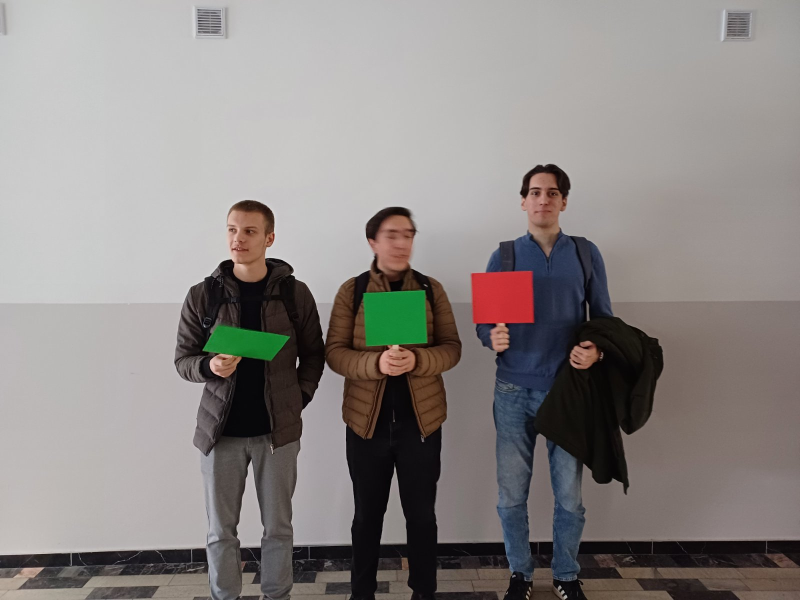
%> input picture img/kolege_6.jpg, 1600 x 1200 px (shown at 1/2 size)
$ octave brojanje_kvadrata_ciz.m   (GNU Octave 9; MATLAB toolbox functions it lacks are replaced by stand-ins)
%> lines starting %> are read from the running program, lines starting %| are printed output that depends on the picture; in (x1, y1, x2, y2) boxes, pixels count from 0 and x2, y2 are one past the last pixel; in counts of white or black regions, pixels touching at a corner belong together; the program's own positions count from 1
### Funkcija_brojanje.m
function output = Funkcija_brojanje( B, color, funkcija)
squareCount = 0;
    for k = 1:length(B)
        boundary = B{k};

        % Racunanje povrsine i obima
        area = polyarea(boundary(:,2), boundary(:,1));
        perimeter = sum(sqrt(sum(diff(boundary).^2, 2)));

        % Racunanje velicine okvira
        minX = min(boundary(:,2));
        maxX = max(boundary(:,2));
        minY = min(boundary(:,1));
        maxY = max(boundary(:,1));

        width = maxX - minX;
        height = maxY - minY;
        %Racunanje odnosa viine i sirine
        aspectRatio = height / width;


        if perimeter>0

            if aspectRatio >= 0.5 && aspectRatio <= 2

                if mean(boundary(:,1))<funkcija(area)
                    squareCount = squareCount + 1;
                    centroidX = mean(boundary(:,2));
                    centroidY = mean(boundary(:,1));

                    label = sprintf('%d', squareCount);
                    text(centroidX, centroidY, label, 'Color', color, 'FontSize', 20, 'FontWeight', 'bold', 'HorizontalAlignment', 'center');
                    continue;
                end
            end
        end
    end

output = squareCount;

end

### brojanje_kvadrata_ciz.m
    % Citanje slike
    img = imread('img/kolege_6.jpg');
%> img is the input picture: size 1200x1600x3 uint8; mean R, G, B 139.5, 134.4, 132.4

    % Prebacivanje u HSV prostor
    hsvImg = rgb2hsv(img);
%> hsvImg: size 1200x1600x3 double; mean H, S, V 0.252, 0.129, 0.557
    % Odredjivanje granicnih vrijednosti

    lowerRed1 = [0, 0.3, 0.3]; % Donja granica za crvenu
    upperRed1 = [7/360, 1, 1];  % Gornja granica za crvenu
    lowerRed2 = [353/360, 0.3, 0.3]; % Donja granica za crvenu
    upperRed2 = [1, 1, 1];      % Gornja granica za crvenu

    lowerGreen = [70/360, 0.3, 0.3]; % Donja granica za zelenu
    upperGreen = [180/360, 1, 1];  % Gornja granica za zelenu

    % Kreiranje maske
    mask1 = (hsvImg(:,:,1) >= lowerRed1(1) & hsvImg(:,:,1) <= upperRed1(1) & ...
              hsvImg(:,:,2) >= lowerRed1(2) & hsvImg(:,:,2) <= upperRed1(2) & ...
              hsvImg(:,:,3) >= lowerRed1(3) & hsvImg(:,:,3) <= upperRed1(3));
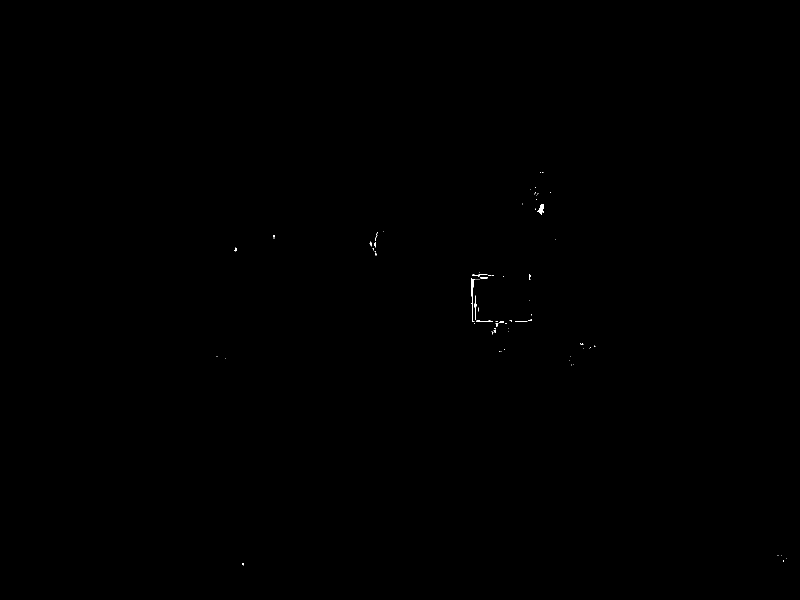
%> mask1: size 1200x1600 logical (shown at 1/2 size); 0.06% white; 82 white regions (71 under 20 px), largest, box (x1, y1, x2, y2) and area: (942, 556, 950, 644) 225, (1074, 408, 1088, 430) 159, (949, 591, 954, 640) 109

    mask2 = (hsvImg(:,:,1) >= lowerRed2(1) & hsvImg(:,:,1) <= upperRed2(1) & ...
              hsvImg(:,:,2) >= lowerRed2(2) & hsvImg(:,:,2) <= upperRed2(2) & ...
              hsvImg(:,:,3) >= lowerRed2(3) & hsvImg(:,:,3) <= upperRed2(3));
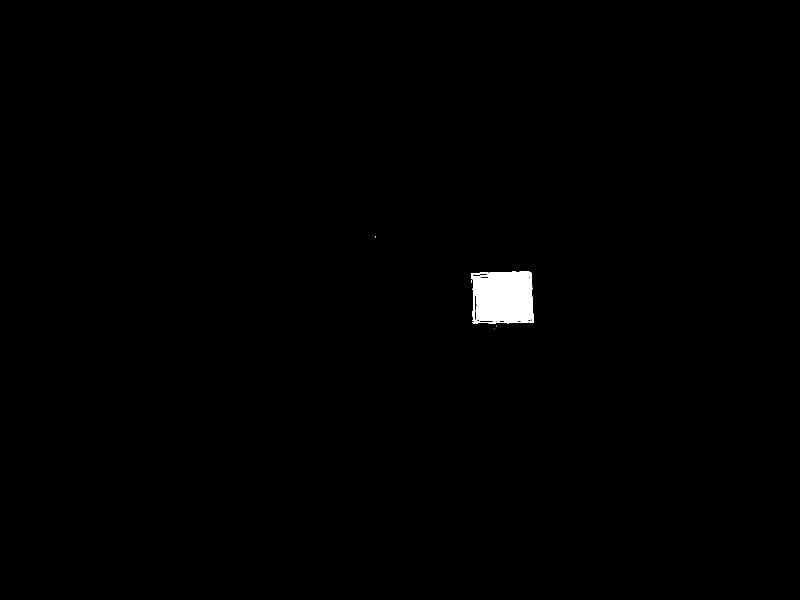
%> mask2: size 1200x1600 logical (shown at 1/2 size); 0.61% white; 6 white regions (5 under 20 px), largest, box (x1, y1, x2, y2) and area: (942, 542, 1068, 648) 11745

    mask3 = (hsvImg(:,:,1) >= lowerGreen(1) & hsvImg(:,:,1) <= upperGreen(1) & ...
              hsvImg(:,:,2) >= lowerGreen(2) & hsvImg(:,:,2) <= upperGreen(2) & ...
              hsvImg(:,:,3) >= lowerGreen(3) & hsvImg(:,:,3) <= upperGreen(3));
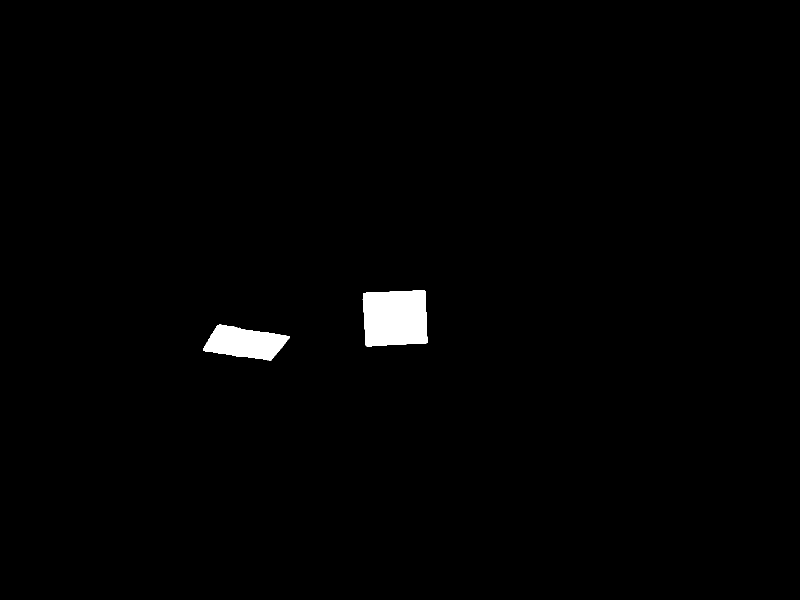
%> mask3: size 1200x1600 logical (shown at 1/2 size); 1.1% white; 2 white regions, box (x1, y1, x2, y2) and area: (725, 581, 855, 693) 13279, (406, 649, 580, 721) 7944

    redMask = mask1 | mask2;
%> redMask: size 1200x1600 logical; 0.67% white; 54 white regions (49 under 20 px), largest, box (x1, y1, x2, y2) and area: (942, 542, 1068, 654) 12438, (1074, 408, 1088, 430) 159, (748, 484, 752, 495) 29, (468, 495, 474, 503) 24, (739, 483, 744, 493) 23
    greenMask = mask3;


  % Morfoloske operacije nad maskom


     redMask = imerode(redMask, strel('disk', 3));
%> redMask: size 1200x1600 logical; 0.6% white; 2 white regions, box (x1, y1, x2, y2) and area: (944, 544, 1066, 646) 11486, (1079, 410, 1085, 425) 45
     redMask = imerode(redMask, strel('disk', 3));
%> redMask: size 1200x1600 logical; 0.55% white; 1 white region, box (x1, y1, x2, y2) and area: (946, 546, 1064, 644) 10601
     redMask = imopen(redMask, strel('disk', 10));
%> redMask: size 1200x1600 logical; 0.55% white; 1 white region, box (x1, y1, x2, y2) and area: (946, 546, 1062, 643) 10507
     redMask = imdilate(redMask, strel('disk', 10));
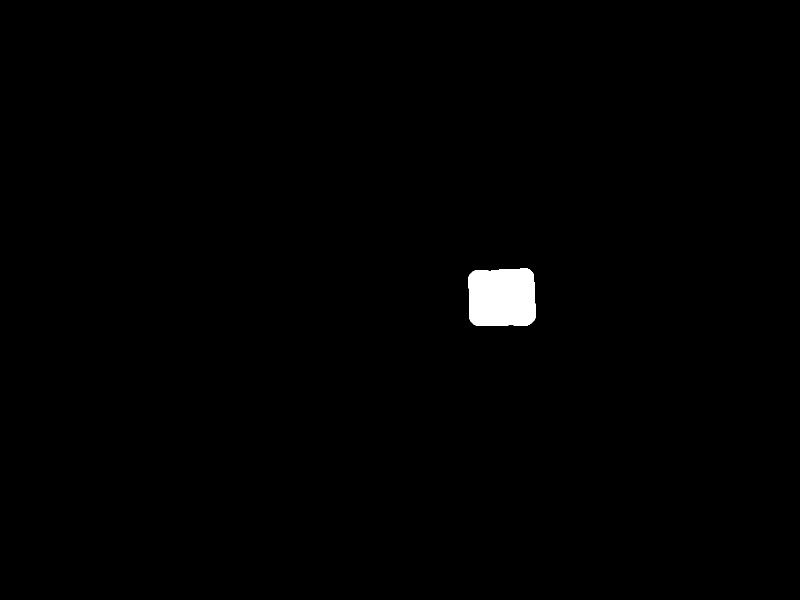
%> redMask: size 1200x1600 logical (shown at 1/2 size); 0.75% white; 1 white region, box (x1, y1, x2, y2) and area: (937, 537, 1071, 652) 14435

     greenMask = imerode(greenMask, strel('disk', 3));
%> greenMask: size 1200x1600 logical; 1% white; 2 white regions, box (x1, y1, x2, y2) and area: (728, 583, 853, 691) 12346, (409, 651, 577, 719) 7081
     greenMask = imerode(greenMask, strel('disk', 3));
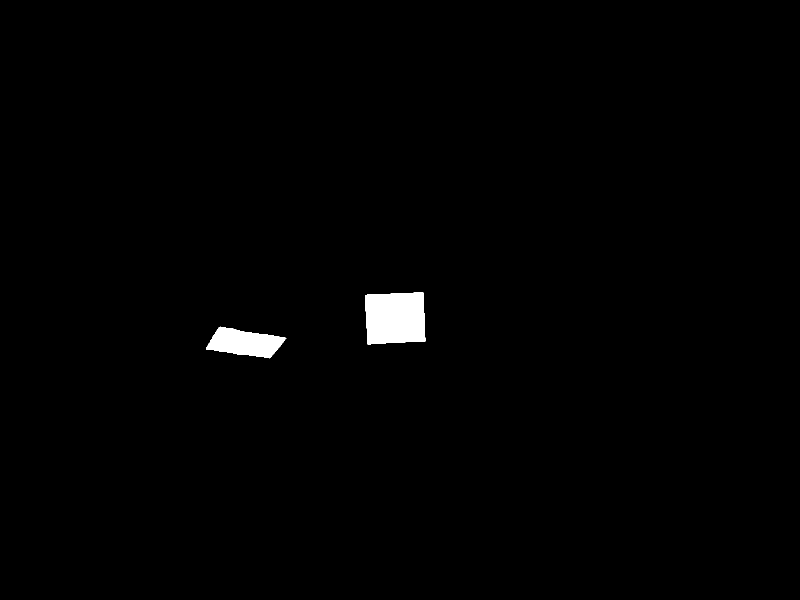
%> greenMask: size 1200x1600 logical (shown at 1/2 size); 0.92% white; 2 white regions, box (x1, y1, x2, y2) and area: (730, 585, 851, 689) 11450, (412, 653, 573, 717) 6260
     greenMask = imopen(greenMask, strel('disk', 10));
%> greenMask: size 1200x1600 logical; 0.91% white; 2 white regions, box (x1, y1, x2, y2) and area: (730, 585, 850, 688) 11370, (418, 654, 565, 716) 6125
     greenMask = imdilate(greenMask, strel('disk', 10));
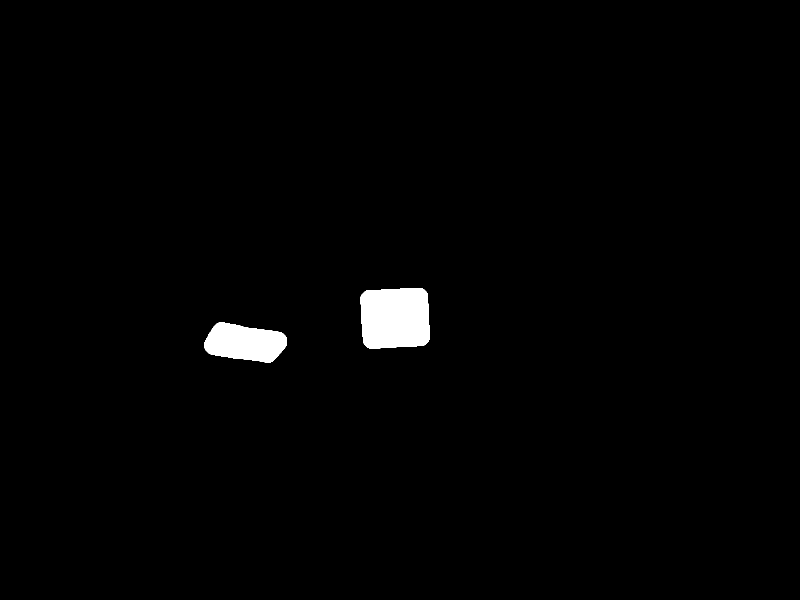
%> greenMask: size 1200x1600 logical (shown at 1/2 size); 1.3% white; 2 white regions, box (x1, y1, x2, y2) and area: (721, 576, 859, 697) 15425, (409, 645, 574, 725) 9633


    % Trazenje kontura


    Br = bwboundaries(redMask, 'noholes');
%> Br = 1 boundary; box (x1, y1, x2, y2) and points: (937, 537, 1071, 652) 442
    Bg = bwboundaries(greenMask, 'noholes');
%> Bg = 2 boundaries; box (x1, y1, x2, y2) and points: (721, 576, 859, 697) 457, (409, 645, 574, 725) 376


    subplot(1,1,1)
    imshow(img,  'InitialMagnification', 40);


    % Funkcija
    f = @(x) 0.03*x+600 + 20;
    RsquareCount = Funkcija_brojanje(Br,'red',f);
%> the loop in Funkcija_brojanje, `for k = 1:length(B)` made 1 pass
%> (area, perimeter, minX, maxX, minY, maxY, width, height) on pass 1: (14213.5, 465.4, 938, 1071, 538, 652, 133, 114)
%> in Funkcija_brojanje, `output = squareCount;`: output = 1
%> RsquareCount = 1
    GsquareCount = Funkcija_brojanje(Bg,'green',f);
%> the loop in Funkcija_brojanje (call 2), `for k = 1:length(B)` made 2 passes
%> (area, perimeter, minX, maxX, minY, maxY, width, height) on pass 2: (15196, 480, 722, 859, 577, 697, 137, 120)
%> (area, perimeter, minX, maxX, minY, maxY, width, height) on pass 1: (9444.5, 421, 410, 574, 646, 725, 164, 79)
%> GsquareCount = 1

    fprintf('\nNumber of red squares: %d\n', RsquareCount);
%| Number of red squares: 1
    fprintf('\nNumber of red squares: %d\n', GsquareCount);
%| Number of red squares: 1
    xlabel(sprintf('Broj crvenih: %d  Broj zelenih: %d', RsquareCount, GsquareCount), 'FontSize', 40);
    hold on;

for i = 1:length(Br)
    boundary = Br{i};
    plot(boundary(:,2), boundary(:,1), 'Color', 'blue', 'LineWidth', 2);
end
%> this loop made 1 pass

for i = 1:length(Bg)
    boundary = Bg{i};
    plot(boundary(:,2), boundary(:,1), 'Color', 'yellow', 'LineWidth', 2);
end
%> this loop made 2 passes
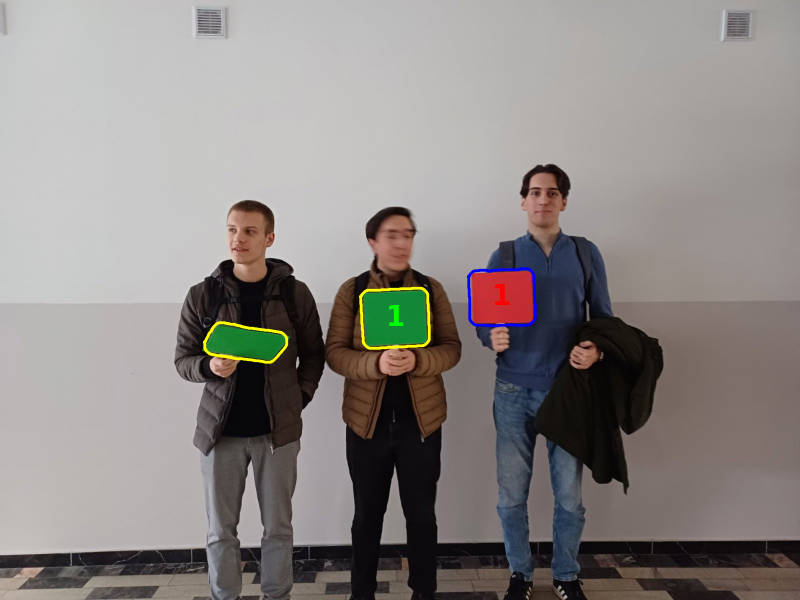
%> figure redrawn from the program's plot data; shown at 1/2 size
    hold off;

$ run again, with img/kolege_1.jpg copied over img/kolege_6.jpg
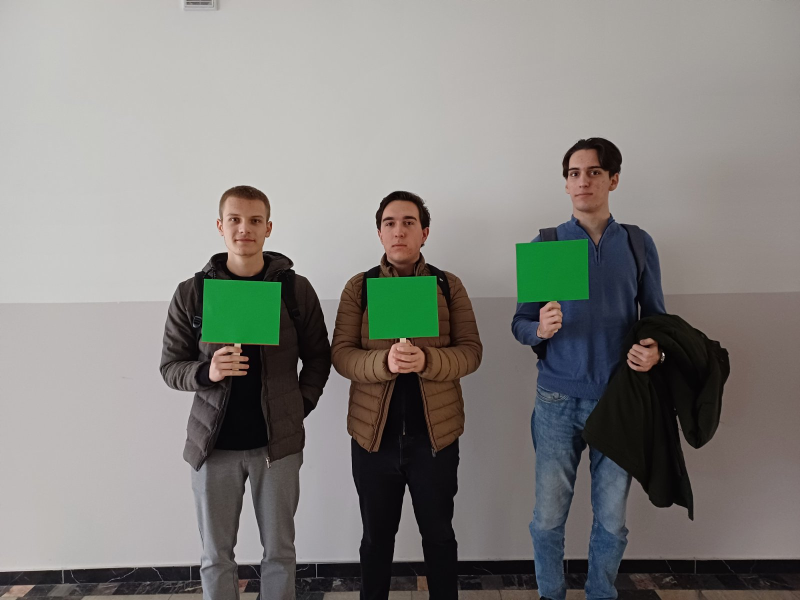
%> input picture img/kolege_1.jpg, 1600 x 1200 px (shown at 1/2 size)
%> img is the input picture: size 1200x1600x3 uint8; mean R, G, B 132.4, 130.8, 127
%> hsvImg: size 1200x1600x3 double; mean H, S, V 0.241, 0.149, 0.54
%> mask1: size 1200x1600 logical; 0.02% white in thin lines or dots, all inside (x1, y1, x2, y2) = (404, 328, 1285, 1175)
%> mask2: size 1200x1600 logical; 0% white in thin lines or dots, all inside (x1, y1, x2, y2) = (402, 614, 1103, 686)
%> `mask3 = (hsvImg(:,:,1) >= lowerGreen(1) & hsvImg(:,:,1) <= upperGreen(..`:
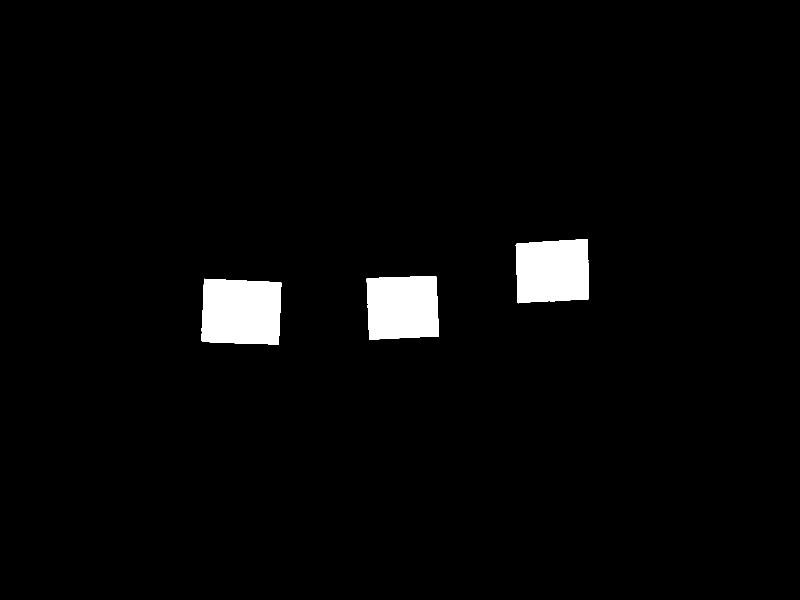
%> mask3: size 1200x1600 logical (shown at 1/2 size); 2.8% white; 3 white regions, box (x1, y1, x2, y2) and area: (402, 557, 563, 690) 19553, (1031, 478, 1178, 607) 17212, (733, 552, 878, 679) 17113
%> Br = {}
%> Bg = 3 boundaries; box (x1, y1, x2, y2) and points: (399, 553, 567, 694) 556, (1027, 474, 1182, 610) 522, (729, 547, 882, 684) 519
%> after the loop in Funkcija_brojanje, `for k = 1:length(B)`: squareCount = 0
%> the loop in Funkcija_brojanje (call 2), `for k = 1:length(B)` made 3 passes
%> (area, perimeter, minX, maxX, minY, maxY, width, height) on passes 1 to 3: (21897.5, 579.4, 400, 567, 554, 694, 167, 140), (19310, 542, 730, 882, 548, 684, 152, 136), (19390.5, 544.6, 1028, 1182, 475, 610, 154, 135)
%> GsquareCount = 3
%| Number of red squares: 0
%| Number of red squares: 3
%> the loop `for i = 1:length(Bg)` made 3 passes
%> after the loop `for i = 1:length(Bg)`:
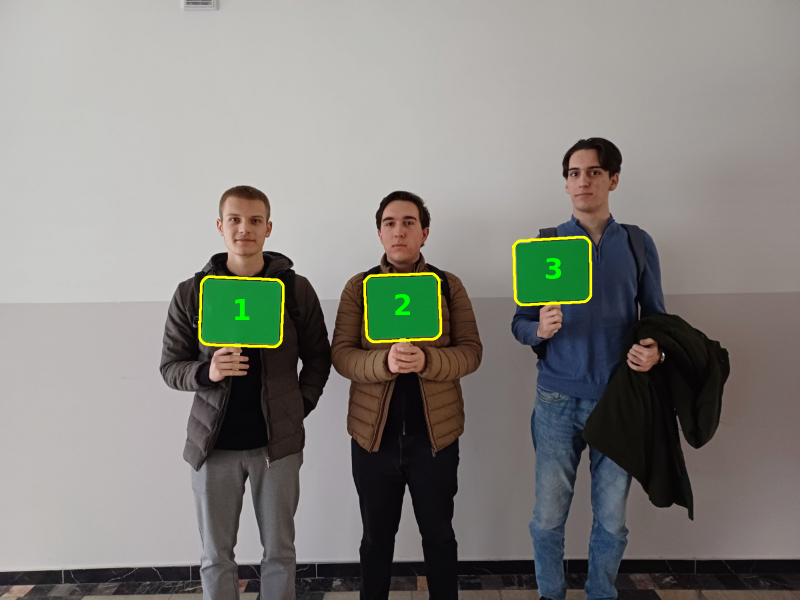
%> figure redrawn from the program's plot data; shown at 1/2 size
